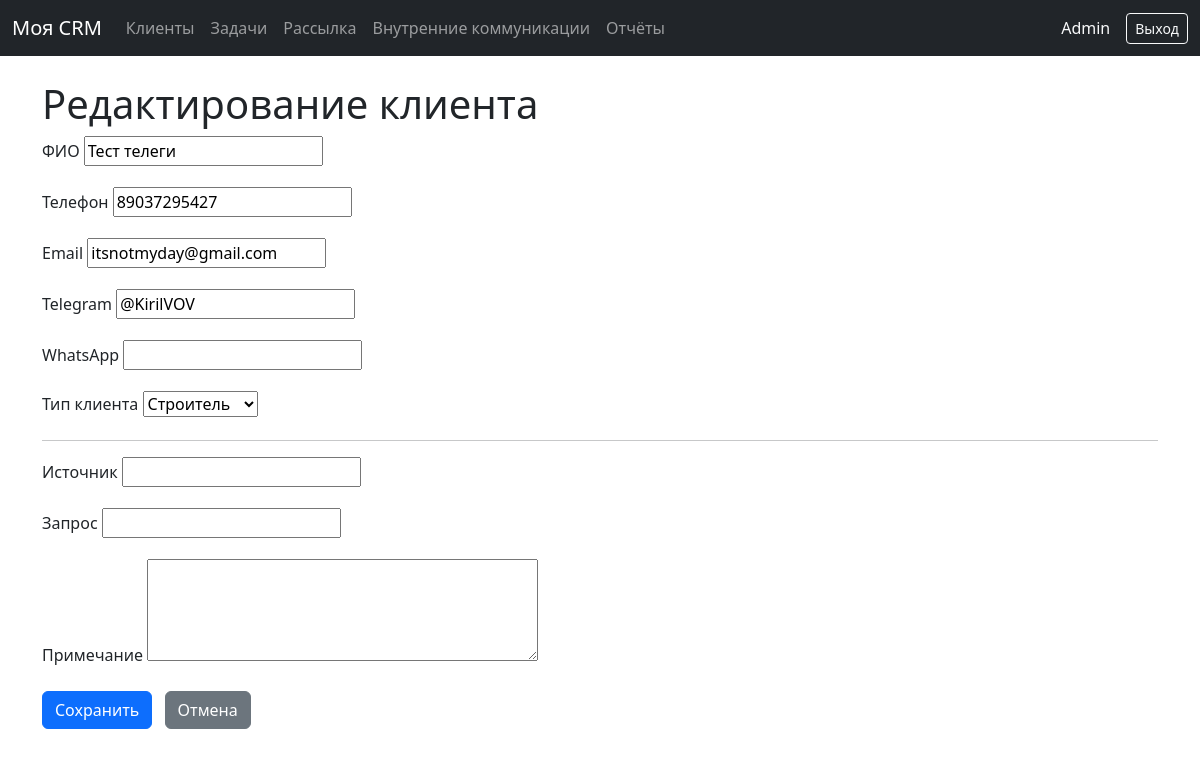
The app's page /clients/357/edit/ (signed in) with its own data.
### crm/models.py (models this page shows, shortened)
class Client(models.Model):
    CONTACT_TYPE_CHOICES = [
        ('PHONE', 'Телефон'),
        ('EMAIL', 'Email'),
        ('TELEGRAM', 'Telegram'),
        ('WHATSAPP', 'WhatsApp'),
    ]
    CLIENT_TYPE_CHOICES = [
        ('BUYER', 'Покупатель'),
        ('BUILDER', 'Строитель'),
    ]
    PIPELINE_STAGE_CHOICES = [
        ('B_COLD', 'Холодный контакт (покупатель)'),
        ('B_NEEDS', 'Выявление потребности (покупатель)'),
        ('B_OFFER', 'Предложение (покупатель)'),
        ('B_PAYMENT', 'Оплата (покупатель)'),
        ('B_DELIVERY', 'Исполнение (покупатель)'),
        ('BU_COLD', 'Холодный контакт (строитель)'),
        ('BU_CONTACT', 'Контакт (строитель)'),
        ('BU_TASKS', 'Выявление задач (строитель)'),
        ('BU_KP', 'КП (строитель)'),
        ('BU_FIRST_CONTRACT', 'Первый договор (строитель)'),
        ('BU_SUPPORT', 'Сопровождение и удержание (строитель)'),
    ]
    full_name = models.CharField("ФИО", max_length=255)
    phone = models.CharField("Телефон", max_length=50)
    email = models.EmailField("Email", max_length=255, blank=True, null=True)
    telegram = models.CharField("Telegram", max_length=100, blank=True, null=True)
    whatsapp = models.CharField("WhatsApp", max_length=100, blank=True, null=True)
    responsible = models.ForeignKey(
        User,
        verbose_name="Ответственный менеджер",
        on_delete=models.SET_NULL,
        null=True,
        blank=True,
        related_name='clients'
    )
    client_type = models.CharField(
        "Тип клиента",
        max_length=20,
        choices=CLIENT_TYPE_CHOICES,
        default='BUYER',
    )
    pipeline_stage = models.CharField(
        "Этап воронки",
        max_length=30,
        choices=PIPELINE_STAGE_CHOICES,
        blank=True,
        null=True,
    )
    preferred_contact = models.CharField(
        "Приоритетный тип связи",
        max_length=20,
        choices=CONTACT_TYPE_CHOICES,
        blank=True,
        null=True,
    )
    source = models.CharField(
        "Источник",
        max_length=255,
        blank=True,
        null=True,
        help_text="Откуда пришёл клиент (реклама, рекомендация и т.п.)",
    )
    request_text = models.CharField(
        "Запрос",
        max_length=500,
        blank=True,
        null=True,
        help_text="Краткий запрос клиента",
    )
    first_note = models.TextField(
        "Примечание при создании",
        blank=True,
        null=True,
        help_text="Подробное примечание при создании клиента",
    )
    created_at = models.DateTimeField("Создан", auto_now_add=True)
    updated_at = models.DateTimeField("Обновлён", auto_now=True)

### crm/views.py (the view)
# urls.py: path('clients/<int:pk>/edit/', views.client_edit, name='client_edit'),
@login_required
def client_edit(request, pk):
    client = get_object_or_404(Client, pk=pk)
    if not request.user.is_superuser and client.responsible != request.user:
        messages.error(request, "У вас нет прав редактировать этого клиента.")
        return redirect('crm:client_detail', pk=client.pk)
    if request.method == 'POST':
        form = ClientForm(request.POST, instance=client)
        if form.is_valid():
            new_phone = (form.cleaned_data.get('phone') or '').strip()
            new_email = (form.cleaned_data.get('email') or '').strip()
            new_telegram = (form.cleaned_data.get('telegram') or '').strip()
            new_whatsapp = (form.cleaned_data.get('whatsapp') or '').strip()
            duplicate_q = Q()
            if new_phone:
                duplicate_q |= Q(phone__iexact=new_phone)
            if new_email:
                duplicate_q |= Q(email__iexact=new_email)
            if new_telegram:
                duplicate_q |= Q(telegram__iexact=new_telegram)
            if new_whatsapp:
                duplicate_q |= Q(whatsapp__iexect=new_whatsapp)
            if duplicate_q:
                other_main_conflict = Client.objects.filter(duplicate_q).exclude(id=client.id).exists()
                if other_main_conflict:
                    messages.error(
                        request,
                        "Нельзя сохранить изменения: в системе уже есть другой клиент "
                        "с такими основными контактными данными."
                    )
                    return render(request, 'crm/client_form.html', {'form': form, 'client': client})
                norm_values = set()
                for v in [new_phone, new_email, new_telegram, new_whatsapp]:
                    if v:
                        norm_values.add(_normalize_contact(v))
                if norm_values:
                    extra_conflict = (
                        ClientContact.objects
                        .filter(value__in=list(norm_values))
                        .exclude(client=client)
                        .exists()
                    )
                    if extra_conflict:
                        messages.error(
                            request,
                            "Нельзя сохранить изменения: эти контакты уже используются "
                            "как дополнительные у другого клиента."
                        )
                        return render(request, 'crm/client_form.html', {'form': form, 'client': client})
            form.save()
            messages.success(request, "Данные клиента обновлены.")
            return redirect('crm:client_detail', pk=client.pk)
    else:
        form = ClientForm(instance=client)
    context = {
        'form': form,
        'client': client,
    }
    return render(request, 'crm/client_form.html', context)

### crm/forms.py
class ClientForm(forms.ModelForm):
    class Meta:
        model = Client
        fields = [
            'full_name',
            'phone',
            'email',
            'telegram',
            'whatsapp',
            'client_type',
            'source',
            'request_text',
            'first_note',
        ]
        labels = {
            'full_name': 'ФИО',
            'phone': 'Телефон',
            'email': 'Email',
            'telegram': 'Telegram',
            'whatsapp': 'WhatsApp',
            'client_type': 'Тип клиента',
            'source': 'Источник',
            'request_text': 'Запрос',
            'first_note': 'Примечание',
        }
        widgets = {
            'first_note': forms.Textarea(attrs={'rows': 4}),
        }

### crm/templates/crm/client_form.html (shortened to what this page needs)
{% extends "crm/base.html" %}
{% block content %}
<h1>{% if client %}Редактирование клиента{% else %}Создание клиента{% endif %}</h1>
<form method="post">
  <div class="mb-3">
    <label class="form-label" for="{{ form.full_name.id_for_label }}">ФИО</label>
    {{ form.full_name }}
  </div>
  <div class="mb-3">
    <label class="form-label" for="{{ form.phone.id_for_label }}">Телефон</label>
    {{ form.phone }}
  </div>
  <div class="mb-3">
    <label class="form-label" for="{{ form.email.id_for_label }}">Email</label>
    {{ form.email }}
  </div>
  <div class="mb-3">
    <label class="form-label" for="{{ form.telegram.id_for_label }}">Telegram</label>
    {{ form.telegram }}
  </div>
  <div class="mb-3">
    <label class="form-label" for="{{ form.whatsapp.id_for_label }}">WhatsApp</label>
    {{ form.whatsapp }}
  </div>
  <div class="mb-3">
    <label class="form-label" for="{{ form.client_type.id_for_label }}">Тип клиента</label>
    {{ form.client_type }}
  </div>
  <hr>
  <div class="mb-3">
    <label class="form-label" for="{{ form.source.id_for_label }}">Источник</label>
    {{ form.source }}
  </div>
  <div class="mb-3">
    <label class="form-label" for "{{ form.request_text.id_for_label }}">Запрос</label>
    {{ form.request_text }}
  </div>
  <div class="mb-3">
    <label class="form-label" for="{{ form.first_note.id_for_label }}">Примечание</label>
    {{ form.first_note }}
  </div>
  <button type="submit" class="btn btn-primary">
    {% if client %}Сохранить{% else %}Создать{% endif %}
  </button>
  <a href="{% url 'crm:client_list' %}" class="btn btn-secondary ms-2">Отмена</a>
</form>
{% endblock %}

### crm/templates/crm/base.html (shortened to what this page needs)
<!DOCTYPE html>
<html lang="ru">
<head>
    <link href="https://cdn.jsdelivr.net/npm/bootstrap@5.3.0/dist/css/bootstrap.min.css" rel="stylesheet">
</head>
<body>
<nav class="navbar navbar-expand-lg navbar-dark bg-dark mb-4">
  <div class="container-fluid">
    <a class="navbar-brand" href="{% url 'crm:dashboard' %}">Моя CRM</a>
    <div class="collapse navbar-collapse" id="navbarSupportedContent">
      <ul class="navbar-nav me-auto mb-2 mb-lg-0">
        <li class="nav-item">
          <a class="nav-link" href="{% url 'crm:client_list' %}">Клиенты</a>
        </li>
        <li class="nav-item">
          <a class="nav-link" href="{% url 'crm:task_list' %}">Задачи</a>
        </li>
        <li class="nav-item">
          <a class="nav-link" href="{% url 'crm:bulk_mail' %}">Рассылка</a>
        </li>
		<li class="nav-item">
			<a class="nav-link" href="{% url 'crm:internal_messages' %}">Внутренние коммуникации</a>
		</li>
        {% if user.is_superuser %}
        <li class="nav-item">
          <a class="nav-link" href="{% url 'crm:reports' %}">Отчёты</a>
        </li>
        {% endif %}
      </ul>
      <span class="navbar-text text-light me-3">
        {% if user.is_authenticated %}
          {{ user.username }}
        {% endif %}
      </span>
      {% if user.is_authenticated %}
        <form method="post" action="{% url 'logout' %}" style="display:inline;">
          <button type="submit" class="btn btn-outline-light btn-sm">Выход</button>
        </form>
      {% else %}
        <a class="btn btn-outline-light btn-sm" href="{% url 'login' %}">Вход</a>
      {% endif %}
    </div>
  </div>
</nav>
<div class="container">
    {% block content %}{% endblock %}
</div>
</body>
</html>

### records on screen
Client: full_name "Тест телеги", phone "89037295427", email "itsnotmyday@gmail.com", telegram "@KirilVOV", client_type "Строитель"

### other values on screen
{{ user.username }} "Admin"
